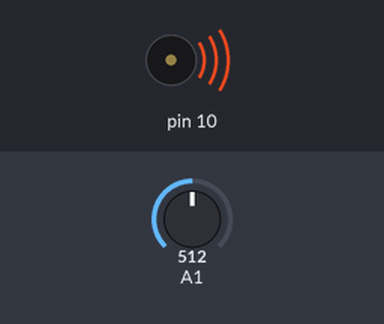
Simulated run of this sketch. Board: Arduino Uno, built with avr-gcc and run on an emulated ATmega328P. On the bench: buzzer (waves = sounding). The test bench sets the inputs (shaded band); at power-on: A1 = 512.

Above: at 1.2 s.
1.3 s: A1 set to 0
At 1.9 s:
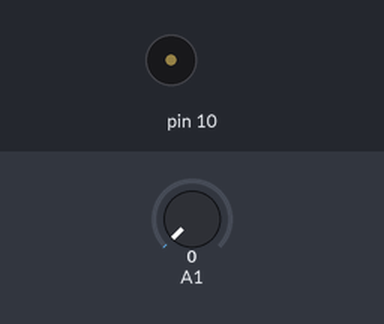
2.8 s: A1 set to 122
At 4.2 s:
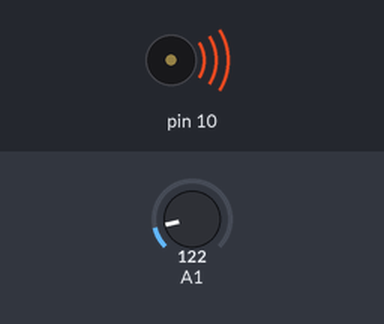
Timing chart, 0 to 5.8 s (numbered marks = the images above; inputs shaded):
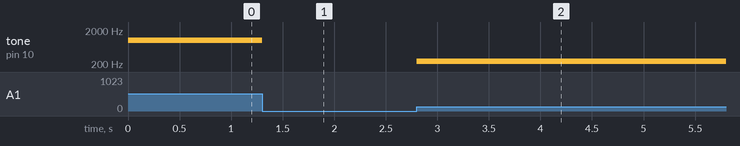

Measured:
- after the input at 1.3 s, tone on pin 10: 1000 Hz → silent at once
- after the input at 2.8 s, tone on pin 10: silent → 238 Hz at once

The sketch:

theremin.ino
```cpp
void setup() {
  pinMode(10, OUTPUT);
}

void loop() {
  int sensorValue = analogRead(A1);

  int freq = map(sensorValue, 0, 1023, 0, 2000);

  tone(10, freq);
}
```
